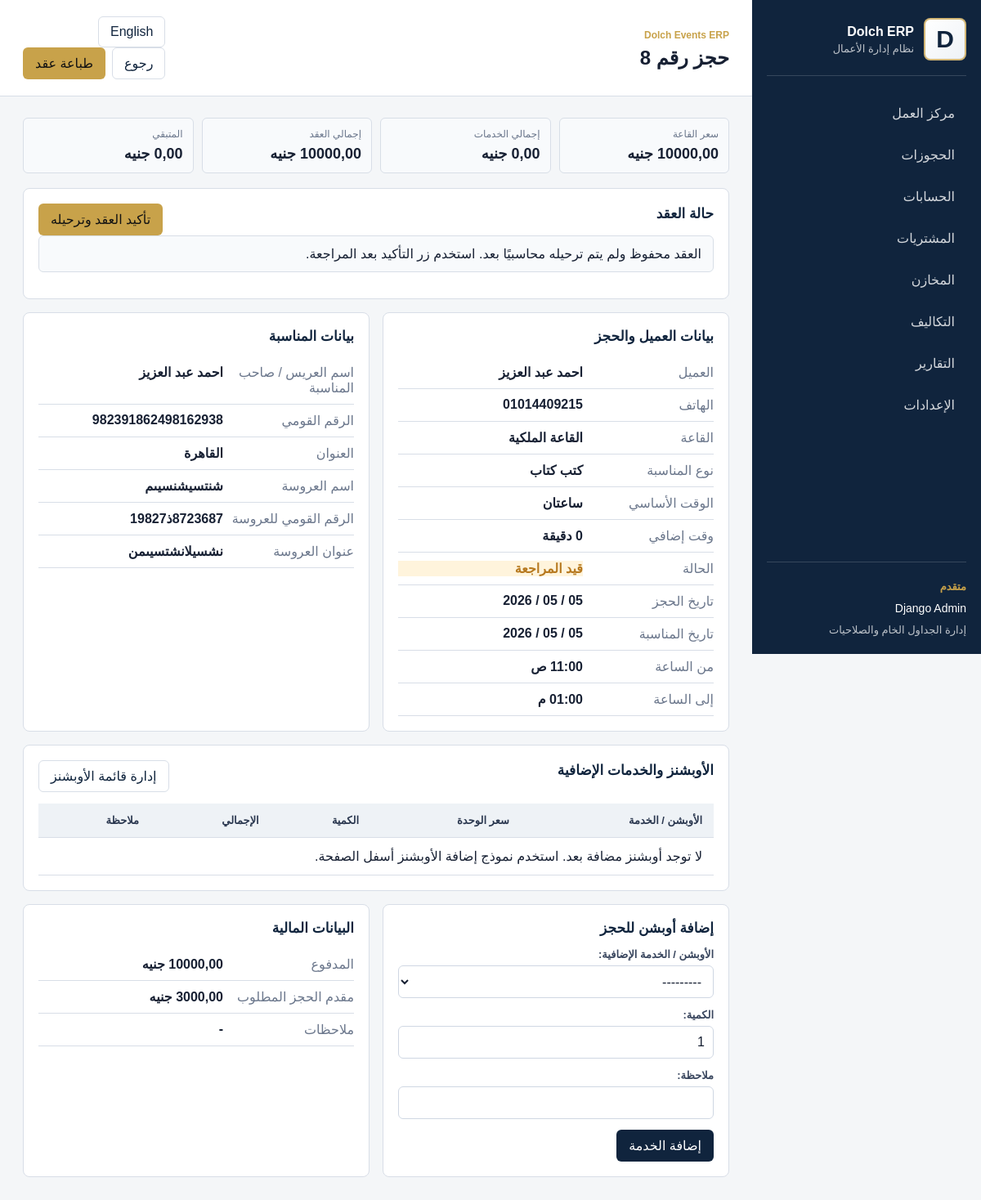
The page /bookings/8/ on the database its author committed.
### bookings/models.py (models this page shows, shortened)
class Booking(models.Model):
    class BookingStatus(models.TextChoices):
        PENDING = "pending", "قيد المراجعة"
        CONFIRMED = "confirmed", "مؤكد"
        CANCELLED = "cancelled", "ملغي"
        COMPLETED = "completed", "منتهي"
    class DurationType(models.TextChoices):
        ONE_HOUR = "1h", "ساعة"
        TWO_HOURS = "2h", "ساعتان"
        PHOTO_VIDEO_ZAFFA_OFFER = "photo_video_zaffa_offer", "عرض فوتو + فيديو + زفة"
    client = models.ForeignKey(
        Client,
        on_delete=models.PROTECT,
        verbose_name="العميل",
        related_name="bookings"
    )
    hall = models.ForeignKey(
        Hall,
        on_delete=models.PROTECT,
        verbose_name="القاعة",
        related_name="bookings"
    )
    occasion_type = models.ForeignKey(
        OccasionType,
        on_delete=models.PROTECT,
        verbose_name="نوع المناسبة",
        related_name="bookings"
    )
    booking_date = models.DateField(verbose_name="تاريخ الحجز")
    occasion_date = models.DateField(verbose_name="تاريخ المناسبة")
    start_time = models.TimeField(default="11:00", verbose_name="ساعة بداية الحجز")
    duration_type = models.CharField(
        max_length=30,
        choices=DurationType.choices,
        default=DurationType.ONE_HOUR,
        verbose_name="الوقت الأساسي"
    )
    extra_minutes = models.PositiveSmallIntegerField(
        default=0,
        verbose_name="وقت إضافي بالدقائق"
    )
    status = models.CharField(
        max_length=15,
        choices=BookingStatus.choices,
        default=BookingStatus.PENDING,
        verbose_name="حالة الحجز"
    )
    hall_price = models.DecimalField(
        max_digits=12,
        decimal_places=2,
        default=0,
        verbose_name="سعر القاعة"
    )
    services_total = models.DecimalField(
        max_digits=12,
        decimal_places=2,
        default=0,
        verbose_name="إجمالي الخدمات"
    )
    total_price = models.DecimalField(
        max_digits=12,
        decimal_places=2,
        default=0,
        verbose_name="إجمالي السعر"
    )
    amount_paid = models.DecimalField(
        max_digits=12,
        decimal_places=2,
        default=0,
        verbose_name="المبلغ المدفوع"
    )
    notes = models.TextField(blank=True, verbose_name="ملاحظات")
    created_at = models.DateTimeField(auto_now_add=True, verbose_name="وقت الإنشاء")
    updated_at = models.DateTimeField(auto_now=True, verbose_name="آخر تحديث")
    is_posted = models.BooleanField(default=False, verbose_name="مرحل محاسبيًا")
    posted_at = models.DateTimeField(null=True, blank=True, verbose_name="وقت الترحيل")
    posted_by = models.ForeignKey(
        settings.AUTH_USER_MODEL,
        on_delete=models.SET_NULL,
        null=True,
        blank=True,
        related_name="posted_bookings",
        verbose_name="تم الترحيل بواسطة",
    )
    journal_entry = models.ForeignKey(
        JournalEntry,
        on_delete=models.SET_NULL,
        null=True,
        blank=True,
        related_name="bookings",
        verbose_name="قيد اليومية",
    )
    groom_name = models.CharField(max_length=100, blank=True, verbose_name="اسم العريس")
    groom_national_id = models.CharField(max_length=20, blank=True, verbose_name="الرقم القومي للعريس")
    groom_address = models.CharField(max_length=255, blank=True, verbose_name="عنوان العريس")
    bride_name = models.CharField(max_length=100, blank=True, verbose_name="اسم العروسة")
    bride_national_id = models.CharField(max_length=20, blank=True, verbose_name="الرقم القومي للعروسة")
    bride_address = models.CharField(max_length=255, blank=True, verbose_name="عنوان العروسة")
    class Meta:
        verbose_name = "حجز"
        verbose_name_plural = "الحجوزات"
        ordering = ["-occasion_date"]
        permissions = [
            ("can_confirm_booking", "Can confirm and post booking"),
            ("can_unpost_booking", "Can reverse posted booking"),
        ]
    @property
    def has_photo_video_zaffa_bundle(self):
        service_names = " ".join(str(item.service).lower() for item in self.services.all())
        required_words = ("فوتو", "فيديو", "زفة")
        return all(word in service_names for word in required_words)
    @property
    def duration_minutes(self):
        base_minutes = {
            self.DurationType.ONE_HOUR: 60,
            self.DurationType.TWO_HOURS: 120,
            self.DurationType.PHOTO_VIDEO_ZAFFA_OFFER: 90,
        }.get(self.duration_type, 60)
        return base_minutes + (self.extra_minutes or 0)
    @property
    def end_time(self):
        if not self.start_time:
            return None
        start_datetime = datetime.combine(self.occasion_date, self.start_time)
        return (start_datetime + timedelta(minutes=self.duration_minutes)).time()
    @property
    def remaining_amount(self):
        return self.total_price - self.amount_paid
    @property
    def deposit_amount(self):
        deposit = self.total_price * Decimal("0.25")
        return max(deposit, Decimal("3000"))

class Client(models.Model):
    name = models.CharField(max_length=100, verbose_name="اسم العميل")
    phone = models.CharField(
        max_length=11,
        validators=[phone_validator],
        unique=True,
        verbose_name="رقم الهاتف"
    )
    notes = models.TextField(blank=True, verbose_name="ملاحظات")
    created_at = models.DateTimeField(auto_now_add=True, verbose_name="تاريخ الإضافة")
    class Meta:
        verbose_name = "عميل"
        verbose_name_plural = "العملاء"
        ordering = ["-created_at"]

### core/models.py (models this page shows)
class Hall(models.Model):
    class HallName(models.TextChoices):
        ROYAL   = "royal",   "القاعة الملكية"
        DIAMOND = "diamond", "القاعة الماسية"
    name      = models.CharField(max_length=20, choices=HallName.choices, unique=True, verbose_name="اسم القاعة")
    is_active = models.BooleanField(default=True, verbose_name="مفعّلة")
    class Meta:
        verbose_name        = "قاعة"
        verbose_name_plural = "القاعات"
    def __str__(self):
        return self.get_name_display()

class OccasionType(models.Model):
    class OccasionName(models.TextChoices):
        WEDDING           = "wedding",   "فرح إسلامي"
        MARRIAGE_CONTRACT = "contract",  "كتب كتاب"
        CONDOLENCE        = "condolence","عزاء"
        AQEEQA            = "aqeeqa",    "عقيقة"
        BUSINESS_MEETING  = "meeting",   "اجتماعات عمل"
    name      = models.CharField(max_length=30, choices=OccasionName.choices, unique=True, verbose_name="نوع المناسبة")
    is_active = models.BooleanField(default=True, verbose_name="مفعّل")
    class Meta:
        verbose_name        = "نوع مناسبة"
        verbose_name_plural = "أنواع المناسبات"
    def __str__(self):
        return self.get_name_display()

### bookings/views.py (the view)
# urls.py: path("<int:booking_id>/", views.booking_detail, name="booking_detail"),
def booking_detail(request, booking_id):
    booking = get_object_or_404(Booking, id=booking_id)
    service_form = BookingServiceForm(booking=booking)
    if request.method == "POST":
        service_form = BookingServiceForm(request.POST, booking=booking)
        if service_form.is_valid():
            service_form.save()
            return redirect("booking_detail", booking_id=booking.id)
    services = booking.services.select_related("service").all()
    return render(
        request,
        "bookings/booking_detail.html",
        {
            "booking": booking,
            "services": services,
            "service_form": service_form,
            "page_title": f"حجز رقم {booking.id}",
        },
    )

### templates/bookings/booking_detail.html (shortened to what this page needs)
{% extends "base.html" %}
{% block topbar_actions %}
<div class="actions">
    <a class="btn secondary" href="{% url 'booking_list' %}">رجوع</a>
    <a class="btn gold" href="{% url 'booking_print' booking.id %}" target="_blank">طباعة عقد</a>
</div>
{% endblock %}
{% block content %}
<div class="finance-strip">
    <div class="finance-item">
        <span>سعر القاعة</span>
        <strong>{{ booking.hall_price|floatformat:2 }} جنيه</strong>
    </div>
    <div class="finance-item">
        <span>إجمالي الخدمات</span>
        <strong>{{ booking.services_total|floatformat:2 }} جنيه</strong>
    </div>
    <div class="finance-item">
        <span>إجمالي العقد</span>
        <strong>{{ booking.total_price|floatformat:2 }} جنيه</strong>
    </div>
    <div class="finance-item">
        <span>المتبقي</span>
        <strong>{{ booking.remaining_amount|floatformat:2 }} جنيه</strong>
    </div>
</div>
<div class="detail-grid" style="margin-top: 18px;">
    <section class="panel detail-section full">
        <div class="panel-header" style="padding: 0; border-bottom: 0;">
            <h2>حالة العقد</h2>
            {% if not booking.is_posted %}
            <form method="post" action="{% url 'booking_confirm' booking.id %}">
                <button type="submit" class="btn gold">تأكيد العقد وترحيله</button>
            </form>
            {% endif %}
        </div>
        {% if booking.is_posted %}
        <div class="notice success">
            هذا العقد مرحل محاسبيًا على قيد يومية رقم
            {% if booking.journal_entry %}
            <a href="/admin/accounting/journalentry/{{ booking.journal_entry.id }}/change/">{{ booking.journal_entry.id }}</a>
            {% else %}
            -
            {% endif %}
            {% if booking.posted_at %} بتاريخ {{ booking.posted_at|date:"d / m / Y h:i A" }}{% endif %}
        </div>
        {% else %}
        <div class="notice">العقد محفوظ ولم يتم ترحيله محاسبيًا بعد. استخدم زر التأكيد بعد المراجعة.</div>
        {% endif %}
    </section>
    <section class="panel detail-section">
        <h2>بيانات العميل والحجز</h2>
        <div class="field-pair"><span>العميل</span><strong>{{ booking.client.name }}</strong></div>
        <div class="field-pair"><span>الهاتف</span><strong>{{ booking.client.phone }}</strong></div>
        <div class="field-pair"><span>القاعة</span><strong>{{ booking.hall }}</strong></div>
        <div class="field-pair"><span>نوع المناسبة</span><strong>{{ booking.occasion_type }}</strong></div>
        <div class="field-pair"><span>الوقت الأساسي</span><strong>{{ booking.get_duration_type_display }}</strong></div>
        <div class="field-pair"><span>وقت إضافي</span><strong>{{ booking.extra_minutes }} دقيقة</strong></div>
        <div class="field-pair"><span>الحالة</span><strong class="status-{{ booking.status }}">{{ booking.get_status_display }}</strong></div>
        <div class="field-pair"><span>تاريخ الحجز</span><strong>{{ booking.booking_date|date:"d / m / Y" }}</strong></div>
        <div class="field-pair"><span>تاريخ المناسبة</span><strong>{{ booking.occasion_date|date:"d / m / Y" }}</strong></div>
        <div class="field-pair"><span>من الساعة</span><strong>{{ booking.start_time|time:"h:i A" }}</strong></div>
        <div class="field-pair"><span>إلى الساعة</span><strong>{{ booking.end_time|time:"h:i A" }}</strong></div>
    </section>
    <section class="panel detail-section">
        <h2>بيانات المناسبة</h2>
        <div class="field-pair"><span>اسم العريس / صاحب المناسبة</span><strong>{{ booking.groom_name|default:"-" }}</strong></div>
        <div class="field-pair"><span>الرقم القومي</span><strong>{{ booking.groom_national_id|default:"-" }}</strong></div>
        <div class="field-pair"><span>العنوان</span><strong>{{ booking.groom_address|default:"-" }}</strong></div>
        <div class="field-pair"><span>اسم العروسة</span><strong>{{ booking.bride_name|default:"-" }}</strong></div>
        <div class="field-pair"><span>الرقم القومي للعروسة</span><strong>{{ booking.bride_national_id|default:"-" }}</strong></div>
        <div class="field-pair"><span>عنوان العروسة</span><strong>{{ booking.bride_address|default:"-" }}</strong></div>
    </section>
    <section class="panel detail-section full">
        <div class="panel-header" style="padding: 0 0 14px; border-bottom: 0;">
            <h2>الأوبشنز والخدمات الإضافية</h2>
            <a class="btn secondary" href="/admin/core/service/">إدارة قائمة الأوبشنز</a>
        </div>
        <div class="table-scroll">
            <table class="data-table">
                <thead>
                    <tr>
                        <th>الأوبشن / الخدمة</th>
                        <th>سعر الوحدة</th>
                        <th>الكمية</th>
                        <th>الإجمالي</th>
                        <th>ملاحظة</th>
                    </tr>
                </thead>
                <tbody>
                    {% for item in services %}
                    <tr>
                        <td>{{ item.service }}</td>
                        <td>{{ item.unit_price|floatformat:2 }} جنيه</td>
                        <td>{{ item.quantity }}</td>
                        <td>{{ item.line_total|floatformat:2 }} جنيه</td>
                        <td>{{ item.notes|default:"-" }}</td>
                    </tr>
                    {% empty %}
                    <tr>
                        <td colspan="5">لا توجد أوبشنز مضافة بعد. استخدم نموذج إضافة الأوبشنز أسفل الصفحة.</td>
                    </tr>
                    {% endfor %}
                </tbody>
            </table>
        </div>
    </section>
    <section class="panel detail-section">
        <h2>إضافة أوبشن للحجز</h2>
        <form method="post">
            {% include "bookings/partials/form_field.html" with field=service_form.service %}
            {% include "bookings/partials/form_field.html" with field=service_form.quantity %}
            {% include "bookings/partials/form_field.html" with field=service_form.notes %}
            <button type="submit">إضافة الخدمة</button>
        </form>
    </section>
    <section class="panel detail-section">
        <h2>البيانات المالية</h2>
        <div class="field-pair"><span>المدفوع</span><strong>{{ booking.amount_paid|floatformat:2 }} جنيه</strong></div>
        <div class="field-pair"><span>مقدم الحجز المطلوب</span><strong>{{ booking.deposit_amount|floatformat:2 }} جنيه</strong></div>
        <div class="field-pair"><span>ملاحظات</span><strong>{{ booking.notes|default:"-" }}</strong></div>
    </section>
</div>
{% endblock %}

### rows shown on the page
Booking: hall_price "10000,00", total_price "10000,00", client.name "احمد عبد العزيز", client.phone "01014409215", hall "القاعة الملكية", occasion_type "كتب كتاب", duration_type "ساعتان", extra_minutes "0", status "قيد المراجعة", booking_date "05 / 05 / 2026", occasion_date "05 / 05 / 2026", start_time "11:00 ص", end_time "01:00 م", groom_name "احمد عبد العزيز", groom_national_id "982391862498162938", groom_address "القاهرة", bride_name "شنتسيشنسيىم", bride_national_id "8723687ذ19827", bride_address "نشسيلانشتسيىمن", amount_paid "10000,00", deposit_amount "3000,00", notes "-"

### other values the page prints
{{ page_title|default:"Work Center" }} "حجز رقم 8"
{{ field.label_tag }} "الأوبشن / الخدمة الإضافية: الكمية: ملاحظة:"
